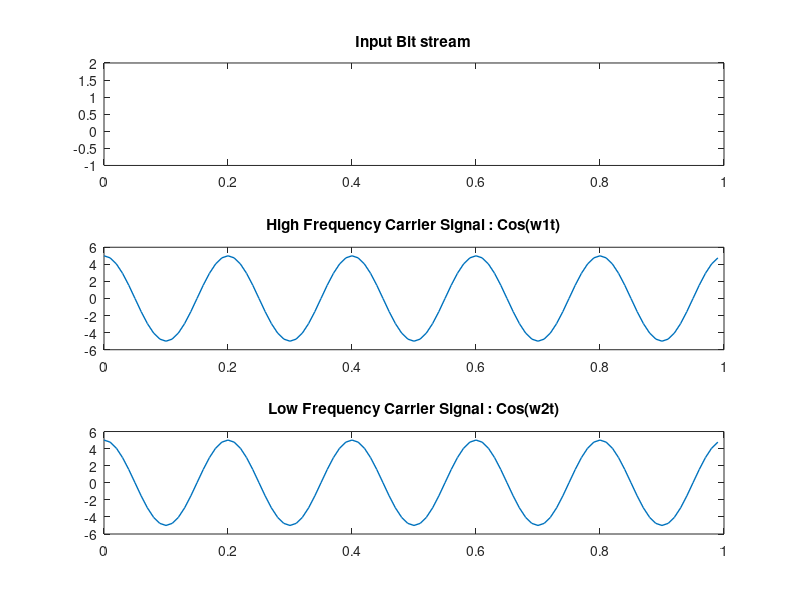
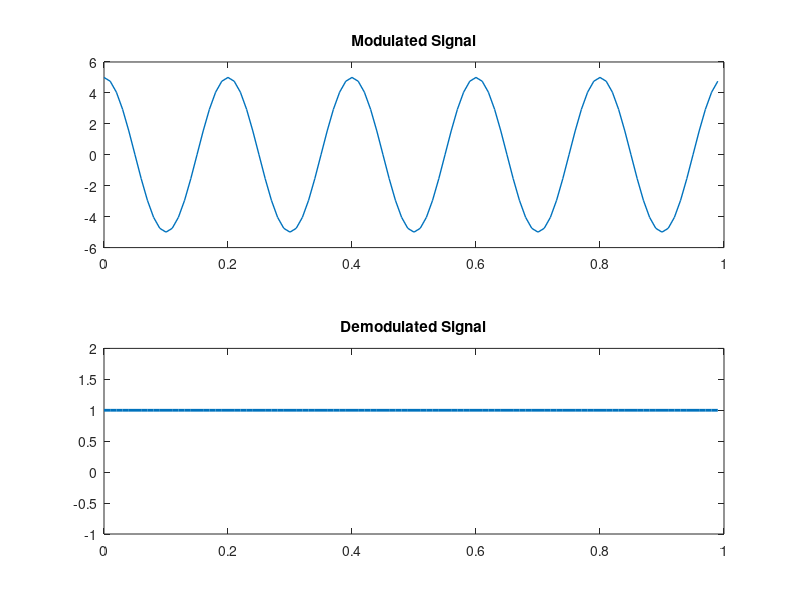

Write MATLAB code to recreate these figures, in order.
clc
clear

data = input("Enter input bit stream : ", 's'); 
am = input("Enter carrier signal amplitude : ");
fc_high = input("Enter higher carrier frequency : ");
fc_low = input("Enter lower carrier frequency : ");

bits = [];
for i = 1:length(data)
    bits(i) = data(i) - '0'; 
end

bits = [bits bits(end)]; 

n = length(bits);
range = 0:n-1;

t = 0:0.01:(n-1.01);
% Carrier Signal
carrier_high = am*cos(2*pi*fc_high*t);
carrier_low = am*cos(2*pi*fc_low*t);

bit_stream = [];

k = 1;
for i=1:n-1
    for j=1:100
        if(bits(i) == 1)
            bit_stream(k) = carrier_high(k);
        else
            bit_stream(k) = carrier_low(k);
        end
        k = k+1;
    end
end

% Modulated Signal
modulated_signal = bit_stream;

% Demodulated Signal
demod_signal = [];
for i=1:length(t)
    if(modulated_signal(i) == carrier_high(i))
        demod_signal(i) = 1;
    else
        demod_signal(i) = 0;
    end
end


figure(1)
subplot(3,1,1)
stairs(range, bits, 'LineWidth', 2)
ylim([-1 2])
title("Input Bit stream")

subplot(3,1,2)
plot(t,carrier_high, 'LineWidth', 1)
ylim([-(am+1) am+1])
title("High Frequency Carrier Signal : Cos(w1t)")

subplot(3,1,3)
plot(t,carrier_low, 'LineWidth', 1)
ylim([-(am+1) am+1])
title("Low Frequency Carrier Signal : Cos(w2t)")

figure(2)
subplot(2,1,1)
plot(t,modulated_signal, 'LineWidth',1)
ylim([-(am+1) am+1])
title("Modulated Signal")


subplot(2,1,2)
plot(t,demod_signal, 'LineWidth',2)
ylim([-1 2])
title("Demodulated Signal")

